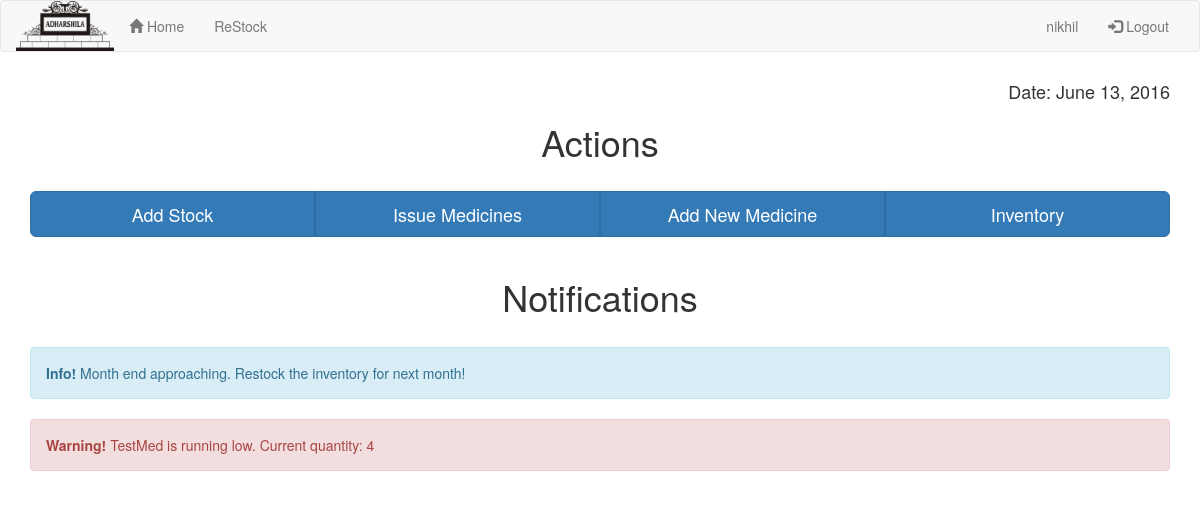
Before: / (signed in) with the older database file.
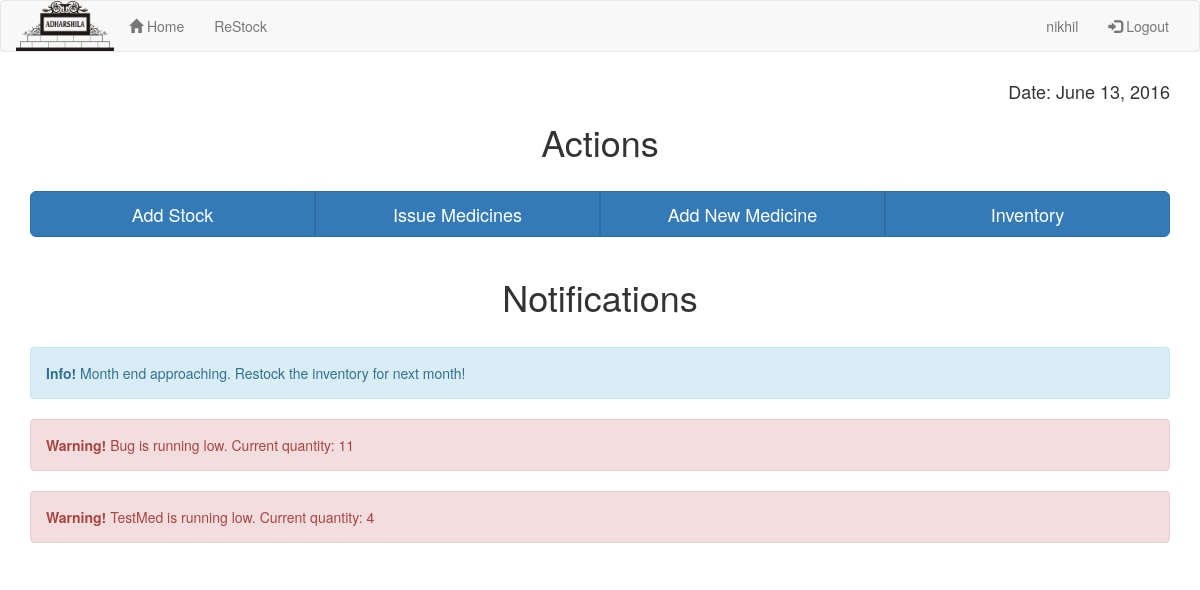
After: the same page with the newer database file.
### myapp/models.py (models this page shows, shortened)
class Medicine(models.Model):
	name = models.CharField(max_length=200)
	quantity = models.IntegerField(default=0)
	critical_quantity = models.IntegerField(default=10)
	monthly_usage = models.IntegerField(default=1000)

### myapp/views.py (the view)
# urls.py: url(r'^$', views.index, name='index'),
def index(request):
	if not request.user.is_authenticated():
		return HttpResponseRedirect("login")
	m = sorted(Medicine.objects.all(), key=lambda x: x.name)
	mid  = []
	mqty  = []
	mname = []
	for i in m:
		if i.quantity <= i.critical_quantity:
			mid.append(i.id)
			mname.append(i.name)
			mqty.append(i.quantity)
	mzip = zip(mid,mname,mqty)
	context = {'medicines':mzip, 'date':timezone.now().date()}
	return render(request,'index.html',context)

### myapp/templates/index.html (shortened to what this page needs)
{% extends "base.html" %}
{% block content %}
	<div class="container">
		<h4 align="right">Date: {{ date }}</h3>
		<h1 align="center">Actions</h1>
		<br>
		<div class="btn-group btn-group-lg btn-group-justified">
				<a href="add" class="btn btn-primary btn-lg center-block">Add Stock</a>
				<a href="issue" class="btn btn-primary btn-lg center-block">Issue Medicines</a>
				<a href="new_medicine" class="btn btn-primary btn-lg center-block">Add New Medicine</a>
				<a href="inventory" class="btn btn-primary btn-lg center-block">Inventory</a>
		</div>
		<br>
		<h1 align="center">Notifications</h1>
		<br>
		{% if date.day > 10 %}
			<div class="alert alert-info fade in clickable-row" data-href="restock">
				<strong>Info!</strong> Month end approaching. Restock the inventory for next month!
			</div>
		{% endif %}
		{% if medicines %}
			{% for id,name,quantity in medicines %}
				<div class="alert alert-danger fade in clickable-row" data-href="medicine/{{ id }}">
					<strong>Warning!</strong> {{ name }} is running low. Current quantity: {{ quantity }}
				</div>
			{% endfor %}
		{% else %}
			<h2 align="center">No notifications for now!</h2>
		{% endif %}
	</div>
{% endblock %}

Changed rows visible on the page:
now on this page (row edited): Medicine: medicines "Bug"
Other visible differences:
new list line: "Warning! is running low. Current quantity: 11"
